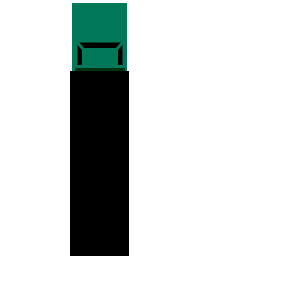
Frame 1 (no input)
Frame 60 (the mouse pressed at the canvas centre just before this capture): identical to frame 1, image omitted
Frame 120 (the mouse held since frame 60 and released just before this capture): identical to frame 1, image omitted

The Processing sketch that drew this single still picture (run headless with seeded random() and noise(); from frame 60 on, the mouse is pressed at the canvas centre):

// Processing sketch: trafficSemiTruck2
// ── trafficSemiTruck2.pde
float x = width/2 + 150;
float y = height + 200;


boolean forward = false;
boolean turnR = false;
boolean turnL = false;
boolean reverse = false;

void setup() {
  size(300, 300);
}

void draw() {
  background(255);


  if (forward) y--;
  if (reverse) y++;
  if (turnL) x--;
  if (turnR) x++;


  trafficSemiTruck(100, 130, 1, 120, 88);
}


void trafficSemiTruck (float x, float y, float r, float g, float b) {
  noStroke();
  fill(r, g, b);
  rect(x-28, y-127, 55, 92);//car body
  fill(0);
  stroke(r, g, b);
  strokeWeight(2);
  rect(x-24, y-89, 47, 41);//windows
 noStroke();
fill(r-70, g-70, b-70); 
  rect(x-25, y-62, 50, 30);
    fill(r-100,g-120,b-120);
  
  rect(x-30, y-59, 59, 185);//trailer of truck
  noStroke();
  fill(r, g, b);
  rect(x-18, y-82, 36, 20);//roof top
  stroke(r, g, b);
  strokeWeight(3);
  strokeCap(ROUND);
  line(x-23, y-88, x-18, y-82);
  line(x-23, y-64, x-16, y-64);
  //line(x-24, y+24, x-18, y+18);
  line(x+17, y-82, x+22, y-88);
  line(x+23, y-64, x-16, y-64);
  //line(x+17, y+19, x+22, y+24);
}

void keyPressed() {
  if (key == CODED) {
    if (keyCode == UP) forward = true; 
    if (keyCode == DOWN) reverse = true; 
    if (keyCode == LEFT) turnL = true; 
    if (keyCode == RIGHT) turnR = true;
  }
}

void keyReleased() {
  if (key == CODED) {
    if (keyCode == UP) forward = false; 
    if (keyCode == DOWN) reverse = false; 
    if (keyCode == LEFT) turnL = false; 
    if (keyCode == RIGHT) turnR = false;
  }
}
